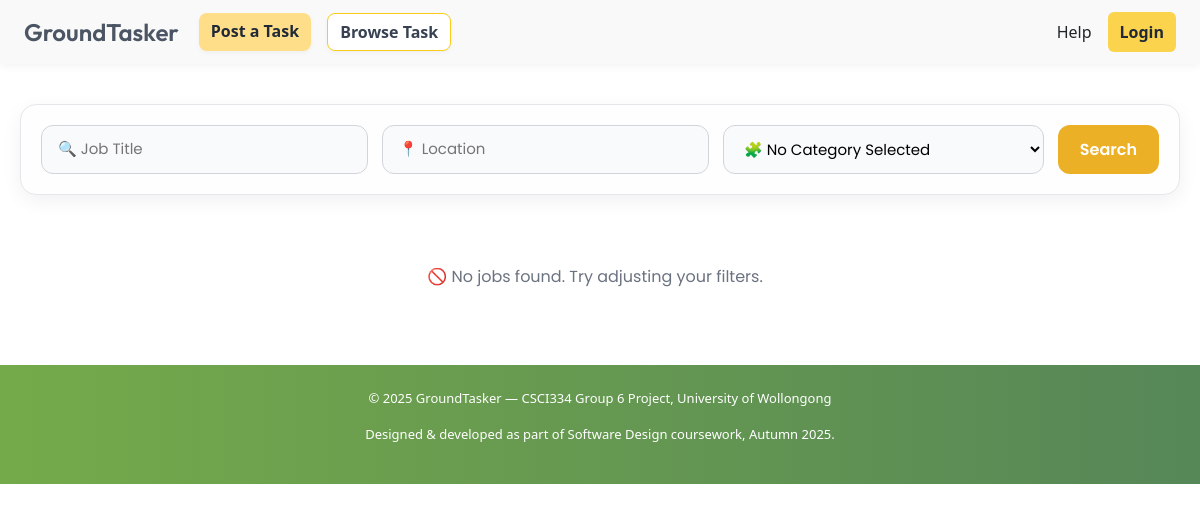
Before: /tasks/jobs/ with the older database file.
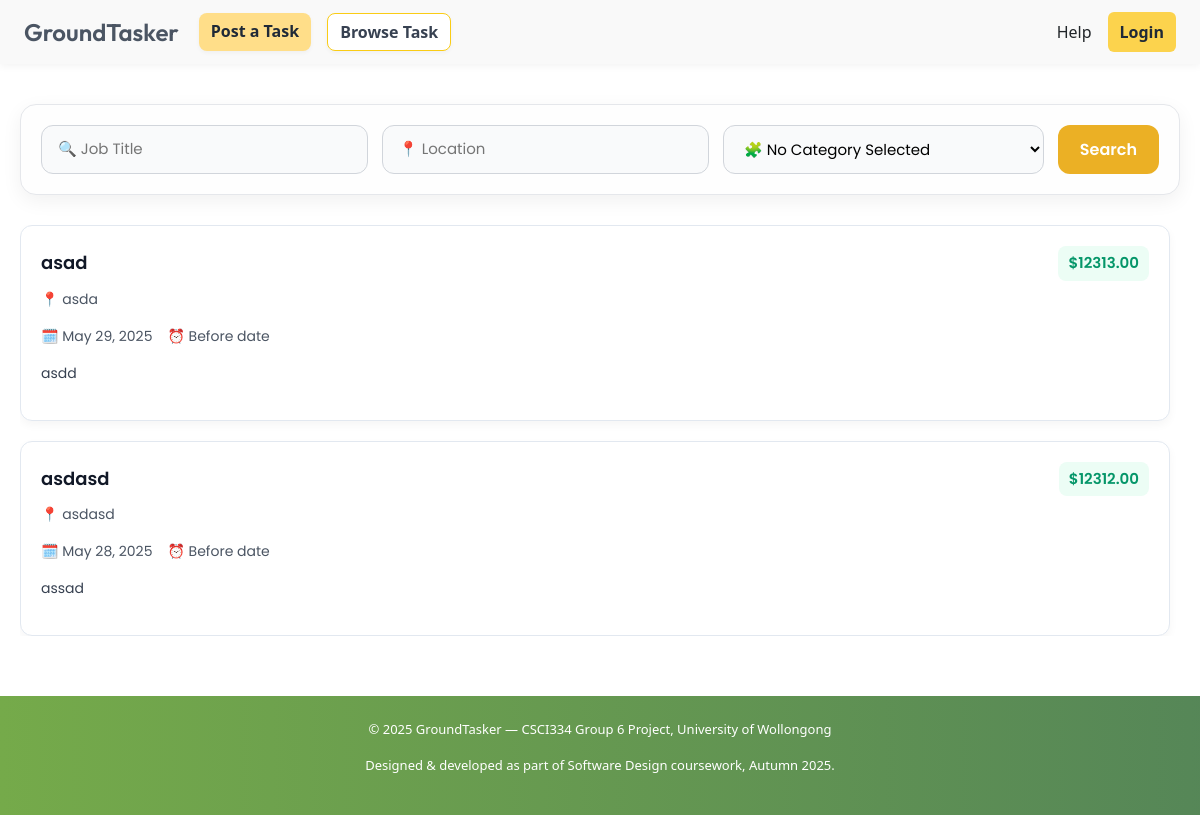
After: the same page with the newer database file.
### tasks/models.py (models this page shows, shortened)
class Task(models.Model):
    FLEX_CHOICES = [
        ('on_date', 'On date'),
        ('before_date', 'Before date'),
        ('flexible', "I'm flexible"),
    ]
    title = models.CharField(max_length=200)
    description = models.TextField()
    location = models.CharField(max_length=255)
    budget = models.DecimalField(max_digits=10, decimal_places=2, default=Decimal('0.00'))
    due_type = models.CharField(max_length=20, choices=FLEX_CHOICES)
    due_date = models.DateField(null=True, blank=True)
    posted_by = models.ForeignKey(settings.AUTH_USER_MODEL, on_delete=models.CASCADE)
    created_at = models.DateTimeField(auto_now_add=True)
    category = models.CharField(max_length=100, blank=True, null=True, default="")
    bookmarked_by = models.ManyToManyField(settings.AUTH_USER_MODEL, related_name="bookmarked_tasks", blank=True)

### tasks/views.py (the view)
# urls.py: path('jobs/', JobListView.as_view(), name='job_list'),
class JobListView(View):
    def get(self, request):
        title = request.GET.get('title', '')
        location = request.GET.get('location', '')
        category = request.GET.get('category', '')
        filters = {}
        if title:
            filters['title__icontains'] = title
        if location:
            filters['location__icontains'] = location
        if category:
            filters['category__icontains'] = category
        from django.db.models import Count, Q
        tasks = Task.objects.filter(**filters).annotate(
            accepted_or_completed=Count('offers', filter=Q(offers__status__in=['accepted', 'completed']))
        ).filter(accepted_or_completed=0)
        locations = Task.objects.values_list('location', flat=True).distinct()
        categories = [
            "Cleaning", "Gardening", "Repairs", "Car Detailing", "Moving",
            "Delivery", "Pet Care", "Personal Assistant", "Handyman"
        ]
        return render(request, 'job_list.html', {
            'tasks': tasks,
            'locations': locations,
            'categories': categories,
        })

### templates/job_list.html (shortened to what this page needs)
{% extends "base.html" %}
{% load static %}
{% block extra_css %}
<link rel="stylesheet" href="{% static 'css/job_list.css' %}">
<link rel="stylesheet" href="https://cdn.jsdelivr.net/npm/bootstrap-icons@1.10.5/font/bootstrap-icons.css">
{% endblock %}
{% block content %}
<div class="job-list-wrapper">
  <form method="get" action="{% url 'job_list' %}">
    <div class="enhanced-filter">
      <input type="text" name="title" placeholder="🔍 Job Title" value="{{ request.GET.title }}">
      <input type="text" name="location" placeholder="📍 Location" value="{{ request.GET.location }}">
      <select name="category">
        <option value="">🧩 No Category Selected</option>
      </select>
      <button type="submit">Search</button>
    </div>
  </form>
  <div class="job-card-list" id="jobCardList">
    {% for task in tasks %}
    <a href="{% url 'job_detail' task.id %}" class="job-card"
       data-title="{{ task.title|lower }}"
       data-location="{{ task.location|lower }}"
       data-category="{{ task.category|default:''|lower }}"
       data-budget="{{ task.budget }}">
      <div class="job-card-header">
        <h3>{{ task.title }}</h3>
        <span class="budget-badge">${{ task.budget }}</span>
      </div>
      <p class="job-location">📍 {{ task.location }}</p>
      <p class="job-meta">
        🗓️ {% if task.due_date %}{{ task.due_date }}{% else %}Flexible{% endif %}
        &nbsp;&nbsp; ⏰ {{ task.get_due_type_display }}
      </p>
      <p class="job-description">{{ task.description|truncatechars:100 }}</p>
    </a>
    {% empty %}
    <p style="text-align: center; color: #6b7280; font-size: 16px; margin-top: 40px;">🚫 No jobs found. Try adjusting your filters.</p>
    {% endfor %}
  </div>
</div>
{% endblock %}

Changed rows visible on the page:
added Task: title "asad", budget "12313.00", location "asda", due_date "May 29, 2025", due_type "Before date", description "asdd"
added Task: title "asdasd", budget "12312.00", location "asdasd", due_date "May 28, 2025", due_type "Before date", description "assad"
Other visible differences:
text no longer shown: "🚫 No jobs found. Try adjusting your filters."
